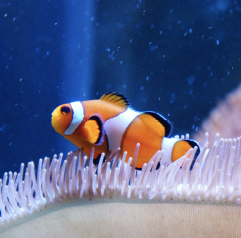
#> input picture Project3/Draft1/images/clownfish.png, 241 x 238 px
$ jupyter execute --allow-errors convolution_and_pooling.ipynb   (shell and % lines are left out)
#> lines starting #> are read from the running program, lines starting #| are printed output that depends on the picture
### Project3/Draft1/filter_ops.py
'''filter_ops.py
Implements the convolution and max pooling operations.
Applied to images and other data represented as an ndarray.
YOUR NAMES HERE
CS343: Neural Networks
Project 3: Convolutional neural networks
'''
import numpy as np
import math


def conv2_gray(img, kers, verbose=True):
	'''Does a 2D convolution operation on GRAYSCALE `img` using kernels `kers`.
	Uses 'same' boundary conditions.

	Parameters:
	-----------
	img: ndarray. Grayscale input image to be filtered. shape=(height img_y (px), width img_x (px))
	kers: ndarray. Convolution kernels. shape=(Num kers, ker_sz (px), ker_sz (px))
		NOTE: Kernel should be square and [ker_sz < img_y] and [ker_sz < img_x]
	verbose: bool. I suggest making helpful print statements showing the shape of various things
		as you go. Only execute these print statements if verbose is True.

	Returns:
	-----------
	filteredImg: ndarray. `img` filtered with all the `kers`. shape=(Num kers, img_y, img_x)

	Hints:
	-----------
	- Remember to flip your kernel since this is convolution!
	- Be careful of off-by-one errors, especially in setting up your loops. In particular, you
	want to align your convolution so that it starts aligned with the top-left corner of your
	padded image and iterate until the right/bottom sides of the kernel fall in the last pixel on
	the right/bottom sides of the padded image.
	- Use the 'same' padding formula for compute the necessary amount of padding to have the output
	image have the same spatial dimensions as the input.
	- I suggest using indexing/assignment to 'frame' your input image into the padded one.
	'''
	img_y, img_x = img.shape
	n_kers, ker_x, ker_y = kers.shape

	# Flip the Kernel
	kers_flipped = kers[:, ::-1, ::-1]

	# Add Zero Padding
	p = math.ceil((ker_x -1)/2)

	cols = np.zeros((img_y, p))
	padded_img = np.append(cols, img, 1)
	padded_img = np.append(padded_img, cols, 1)

	rows = np.zeros((p, padded_img.shape[1]))
	padded_img = np.append(rows, padded_img, 0)
	padded_img = np.append(padded_img, rows, 0)


	# Create Output Image
	filteredImg = np.zeros([n_kers, img_y, img_x])

	# Apply Conv
	for k in range(n_kers):
		for j in range(img_y):
			for i in range(img_x):
				filteredImg[k, j, i] = np.sum(np.multiply(padded_img[j:j+ker_y, i:i+ker_x], kers_flipped[k,:,:]))

	return filteredImg


def conv2(img, kers, verbose=True):
	'''Does a 2D convolution operation on COLOR or grayscale `img` using kernels `kers`.
	Uses 'same' boundary conditions.

	Parameters:
	-----------
	img: ndarray. Input image to be filtered. shape=(N_CHANS, height img_y (px), width img_x (px))
		where n_chans is 1 for grayscale images and 3 for RGB color images
	kers: ndarray. Convolution kernels. shape=(Num filters, ker_sz (px), ker_sz (px))
		NOTE: Each kernel should be square and [ker_sz < img_y] and [ker_sz < img_x]
	verbose: bool. I suggest making helpful print statements showing the shape of various things
		as you go. Only execute these print statements if verbose is True.

	Returns:
	-----------
	filteredImg: ndarray. `img` filtered with all `kers`. shape=(Num filters, N_CHANS, img_y, img_x)

	What's new:
	-----------
	- N_CHANS, see above.

	Hints:
	-----------
	- You should not need more for loops than you have in `conv2_gray`.
	- When summing inside your nested loops, keep in mind the keepdims=True parameter of np.sum and
	be aware of which axes you are summing over. If you use keepdims=True, you may want to remove
	singleton dimensions.
	'''
	n_chans, img_y, img_x = img.shape
	n_kers, ker_x, ker_y = kers.shape

	# Flip the Kernel
	kers_flipped = kers[:, ::-1, ::-1]

	# Add Zero Padding
	p = math.ceil((ker_x -1)/2)

	cols = np.zeros((n_chans, img_y, p))
	padded_img = np.append(cols, img, axis=2)
	padded_img = np.append(padded_img, cols, axis=2)

	rows = np.zeros((n_chans, p, padded_img.shape[2]))
	padded_img = np.append(rows, padded_img, axis=1)
	padded_img = np.append(padded_img, rows, axis=1)


	# Create Output Image
	filteredImg = np.zeros([n_kers, n_chans, img_y, img_x])

	# Apply Conv
	for k in range(n_kers):
		for j in range(img_y):
			for i in range(img_x):
				filteredImg[k, 0:n_chans, j, i] = np.sum(np.multiply(padded_img[0:n_chans, j:j+ker_y, i:i+ker_x], kers_flipped[k,:,:]), axis=(1,2))

	return filteredImg


# [38 lines left out: function conv2nn, not called in this run]


def get_pooling_out_shape(img_dim, pool_size, strides):
	'''Computes the size of the output of a max pooling operation along one spatial dimension.

	Parameters:
	-----------
	img_dim: int. Either img_y or img_x
	pool_size: int. Size of pooling window in one dimension: either x or y (assumed the same).
	strides: int. Size of stride when the max pooling window moves from one position to another.

	Returns:
	-----------
	int. The size in pixels of the output of the image after max pooling is applied, in the dimension
		img_dim.
	'''
	return (math.floor((img_dim-pool_size)/strides))+1


def max_pool(inputs, pool_size=2, strides=1, verbose=True):
	''' Does max pooling on inputs. Works on single grayscale images, so somewhat comparable to
	conv2_gray.

	Parameters:
	-----------
	inputs: Input to be filtered. shape=(height img_y, width img_x)
	pool_size: int. Pooling window extent in both x and y.
	strides: int. How many "pixels" in x and y to skip over between successive max pooling operations
	verbose: bool. I suggest making helpful print statements showing the shape of various things
		as you go. Only execute these print statements if verbose is True.

	Returns:
	-----------
	outputs: Input filtered with max pooling op. shape=(out_y, out_x)
		NOTE: out_y, out_x determined by the output shape formula. The input spatial dimensions are
		not preserved (unless pool_size=1...but what's the point of that? 🙂

	NOTE: There is no padding in the max-pooling operation.

	Hints:
	-----------
	- You should be able to heavily leverage the structure of your conv2_gray code here
	- Instead of defining a kernel, indexing strategically may be helpful
	- You may need to keep track of and update indices for both the input and output images
	- Overall, this should be a simpler implementation than conv2_gray
	'''
	img_y, img_x = inputs.shape

	# Compute the output shape
	out_x = get_pooling_out_shape(img_x, pool_size, strides)
	out_y = get_pooling_out_shape(img_y, pool_size, strides)

	if verbose: print(f"Max pooling: Img of shape ({img_y},{img_x}), with a pooling window of {pool_size} and stride of {strides} will result in an output of size ({out_y},{out_x})")

	outputs = np.ndarray((out_y,out_x))

	for i in range(out_y):
		img_i = i*strides
		for j in range(out_x):
			img_j = j*strides
			if verbose: print(f"Output at ({i},{j}) gets info from a max pool with top left at ({img_j},{img_i})")
			outputs[i,j] = np.max(inputs[img_i:img_i+pool_size,img_j:img_j+pool_size])
	return outputs


def max_poolnn(inputs, pool_size=2, strides=1, verbose=True):
	''' Max pooling implementation for a MaxPooling2D layer of a neural network

	Parameters:
	-----------
	inputs: Input to be filtered. shape=(mini_batch_sz, n_chans, height img_y, width img_x)
		where n_chans is 1 for grayscale images and 3 for RGB color images
	pool_size: int. Pooling window extent in both x and y.
	strides: int. How many "pixels" in x and y to skip over between successive max pooling operations
	verbose: bool. I suggest making helpful print statements showing the shape of various things
		as you go. Only execute these print statements if verbose is True.

	Returns:
	-----------
	outputs: Input filtered with max pooling op. shape=(mini_batch_sz, n_chans, out_y, out_x)
		NOTE: out_y, out_x determined by the output shape formula. The input spatial dimensions are
		not preserved (unless pool_size=1...but what's the point of that?)

	What's new (vs max_pool):
	-----------
	- Multiple images (mini-batch support)
	- Images now have a color channel dimension too

	Hints:
	-----------
	- If you added additional nested loops, be careful when you reset your input image indices
	'''
	mini_batch_sz, n_chans, img_y, img_x = inputs.shape

	# Compute the output shape
	out_x = get_pooling_out_shape(img_x, pool_size, strides)
	out_y = get_pooling_out_shape(img_y, pool_size, strides)

	if verbose:
		if verbose: print(f"Max pooling: Img of shape ({img_y},{img_x}), with a pooling window of {pool_size} and stride of {strides} will result in an output of size ({out_y},{out_x})")
		print(f"All {n_chans} channels will be preserved")

	outputs = np.ndarray((mini_batch_sz,n_chans,out_y,out_x))

	for n in range(mini_batch_sz):
		for c in range(n_chans):
			for i in range(out_y):
				img_i = i*strides
				for j in range(out_x):
					img_j = j*strides
					if verbose: print(f"Output at ({i},{j}) gets info from a max pool with top left at ({img_j},{img_i})")
					outputs[n,c,i,j] = np.max(inputs[n,c,img_i:img_i+pool_size,img_j:img_j+pool_size])
	return outputs

### Project3/Draft1/convolution_and_pooling.ipynb
**YOUR NAMES HERE**

Fall 2019

CS343: Neural Networks

Project 3: Convolutional Neural Networks

[cell 1]
import os
import random
import numpy as np
import matplotlib.pyplot as plt

plt.style.use(['seaborn-colorblind', 'seaborn-darkgrid'])
plt.rcParams.update({'font.size': 20})

np.set_printoptions(suppress=True, precision=3)

# Automatically reload external modules

## Task 1: 2D Convolution

As the name suggests, a critical component of a convolution neural network is the convolution operation. We're going to start by implementing a function in `filter_ops.py` that convolves an image with a filter. We will make use of this function when we built the convolutional net. We'll make several versions of the function to help with the debugging, gradually adding complexity.

First, implement `conv2_gray` according to the specifications in the comments. Run the following code to test your implementation

### a. Grayscale image with a multiple filters

[cell 2]
from filter_ops import conv2_gray
import scipy.signal as sp
from PIL import Image

#### Test: Single kernel, odd image size

[cell 3]
# Create test 'staircase' pattern 0-10 across the column dimension and replicate across rows
test_num_cols = 7
test_img = np.tile(1 + np.arange(0, test_num_cols), (test_num_cols, 1))

# Single uniform (normalized) averaging kernel
test_ker_sz = 2
test_ker = np.ones([1, test_ker_sz, test_ker_sz])
test_ker /= test_ker.sum()
print(f'test img shape is {test_img.shape} and test ker shape is {test_ker.shape}')
print(f'test img looks like:\n{test_img}\nand test ker looks like\n{test_ker}')

[cell 4]
test_out_img = conv2_gray(test_img, test_ker, verbose=True)
print(f'Your filtered image shape is {test_out_img.shape} and it should be (1, 7, 7)')
print(f'Here is your filtered image:')
print('------------------------------------')
print(test_out_img[0])
print('------------------------------------')
print(f'Here is what it should look like:')
print('------------------------------------')
print(sp.convolve2d(test_img, test_ker[0], mode='same'))
print('------------------------------------')

#### Test: Single kernel, even image size

[cell 5]
# Create test 'staircase' pattern 0-10 across the column dimension and replicate across rows
test_num_cols = 8
test_img = np.tile(1 + np.arange(0, test_num_cols), (test_num_cols, 1))
print(f'test img shape is {test_img.shape} and test ker shape is {test_ker.shape}')
print(f'test img looks like:\n{test_img}\nand test ker looks like\n{test_ker}')

[cell 6]
test_out_img = conv2_gray(test_img, test_ker, verbose=True)
print(f'Your filtered image shape is {test_out_img.shape} and it should be (1, 8, 8)')
print(f'Here is your filtered image:')
print('------------------------------------')
print(test_out_img[0])
print('------------------------------------')
print(f'Here is what it should look like:')
print('------------------------------------')
print(sp.convolve2d(test_img, test_ker[0], mode='same'))
print('------------------------------------')

#### Test: Single kernel (odd shape), even image size

[cell 7]
# Create test 'staircase' pattern 0-10 across the column dimension and replicate across rows
test_num_cols = 8
test_img = np.tile(1 + np.arange(0, test_num_cols), (test_num_cols+2, 1))

test_ker2_sz = 5
test_ker2 = np.ones([1, test_ker2_sz, test_ker2_sz])
test_ker2 /= test_ker2.sum()
print(f'test img shape is {test_img.shape} and test ker shape is {test_ker2.shape}')
print(f'test img looks like:\n{test_img}\nand test ker looks like\n{test_ker2}')

[cell 8]
test_out_img = conv2_gray(test_img, test_ker2, verbose=True)
print(f'Your filtered image shape is {test_out_img.shape} and it should be (1, 10, 8)')
print(f'Here is your filtered image:')
print('------------------------------------')
print(test_out_img[0])
print('------------------------------------')
print(f'Here is what it should look like:')
print('------------------------------------')
print(sp.convolve2d(test_img, test_ker2[0], mode='same'))
print('------------------------------------')

#### Test: Actual grayscale image with multiple filters

Now you're ready to test your convolution function on an actual image!

Download the image of the clown fish from the project website (`clownfish.png`). Put it in a folder called `images/` in your project working directory

[cell 9]
# Load in the clownfish image then convert to grayscale for testing
clownfish = Image.open('images/clownfish.png', 'r')
#> clownfish is the input picture: PIL image 241x238 RGBA; mean R, G, B, A 90.6, 100.7, 138.6, 255
clownfish_gray = clownfish.convert('L')  # convert to grayscale
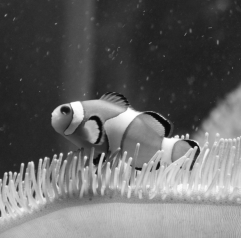
#> clownfish_gray: PIL image 241x238 L; min 7, max 255, mean 102
clownfish_gray

Define Gabor filters to test out the convolution. Gabor filters are a broad class of kernels, and the following function generates those that approximate the receptive field of certain neurons (**simple cells**) in an area of the brain called primary visual cortex (V1). The equation comes from an analysis of the neurophysiological data by Lee (1996):

http://leelab.cnbc.cmu.edu/publication/assets/links/ImageRepre.pdf

[cell 10]
def gabor(filter_sz_xy, w, theta, K=np.pi):
    ''' Generates a simple cell-like Gabor filter.

    Parameters:
    -----------
    filter_sz_xy: tuple. shape=(filter width, filter height)
    w: float. spatial frequency of the filter
    theta: float. Angular direction of the filter in radians
    K: float. Angular phase of the filter in radians
    '''
    rad_x, rad_y = filter_sz_xy
    rad_x, rad_y = int(rad_x/2), int(rad_y/2)
    [x, y] = np.meshgrid(np.arange(-rad_x, rad_x+1), np.arange(-rad_y, rad_y+1))

    x_p = x*np.cos(theta) + y*np.sin(theta)
    y_p = -x*np.sin(theta) + y*np.cos(theta)

    # Take the real part of the filter
    gauss = w**2 / (4*np.pi*K**2) * np.exp(-(w**2/(8*K**2)) * (4*x_p**2 + y_p**2))
    sinusoid = np.cos(w*x_p) * np.exp(K**2/2)
    gabor = gauss * sinusoid
    return gabor


def plot_image_panel(imgs):
    fig, axes = plt.subplots(ncols=len(imgs), figsize=(3*len(imgs),6))
    if len(imgs) == 1:
        axes.imshow(imgs[0])
        axes.set_xticks([])
        axes.set_yticks([])
    else:
        for ax, img in zip(axes, imgs):
            ax.imshow(img)
            ax.set_xticks([])
            ax.set_yticks([])
    plt.show()

Plot some Simple cell like Gabor filters

[cell 11]
gabor_kers = []
for th in np.arange(-np.pi/2, np.pi/2, np.pi/8):
    gabor_kers.append(gabor(filter_sz_xy=[121, 121], w=0.25, theta=th))
plot_image_panel(gabor_kers)
#> in plot_image_panel, `plt.show()`:
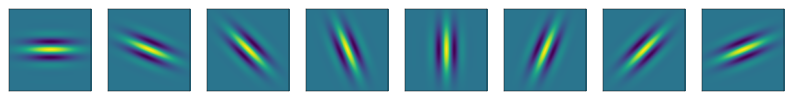
#> figure drawn by matplotlib, 8 panels

These filters look nice, but their 121x121 size adds needless computation time (especially just to test your convolution function!).

**TODO:** Write code below that generates 4 Gabor filters that differ span $90^{\circ}$ and $45^{\circ}$ directions with spatial frequency 2 and filter size (21,21). Convert the list to a numpy array (shape = (4, 21, 21)).

Note: the `gabor` function assumes the angles are in radians, not degrees

[cell 12]
# Add your code to make the 4 Gabor filters here. Leave the following code to plot them
# convert to ndarray, and print out the expected shape.
gabor_kers = []
for i in np.arange(np.pi/2, np.pi/4, np.pi/8):
    gabor_kers.append(gabor(filter_sz_xy=[21, 21], w=2, theta=th))
#> (the rest of the program and of its run is left out)
